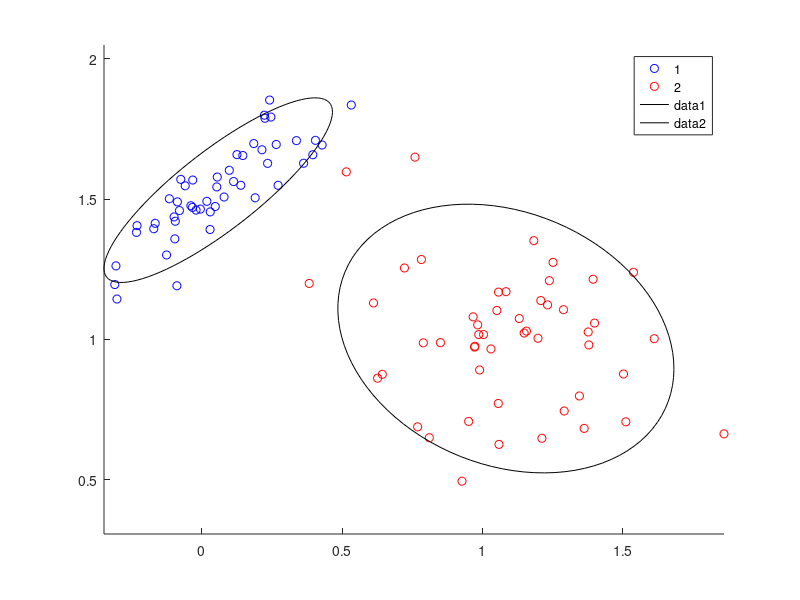

MATLAB code to generate this figure:
%# generate data
clear
close all
clc

num = 50;
X = [ mvnrnd([0 1.5], [0.05 0.03 ; 0.03 0.025], num) ; ...
      mvnrnd([1 1], [0.09 -0.01 ; -0.01 0.09], num)   ];
G = [1*ones(num,1) ; 2*ones(num,1)];
Gt = G + round(rand(100,1));
gscatter(X(:,1), X(:,2), G,'br','oo')
axis equal, hold on

for k=1:2
    %# indices of points in this group
    idx = ( G == k );

    %# substract mean
    Mu = mean( X(idx,:) );
    X0 = bsxfun(@minus, X(idx,:), Mu);

    %# eigen decomposition [sorted by eigen values]
    [V D] = eig( X0'*X0 ./ (sum(idx)-1) );     %#' cov(X0)
    [D order] = sort(diag(D), 'descend');
    D = diag(D);
    V = V(:, order);

    t = linspace(0,2*pi,100);
    e = [cos(t) ; sin(t)];        %# unit circle
    VV = 2*V*sqrt(D);               %# scale eigenvectors
    e = bsxfun(@plus, VV*e, Mu'); %#' project circle back to orig space

    %# plot cov and major/minor axes
    i = rand;
    plot(e(1,:), e(2,:), 'Color','k');
    %#quiver(Mu(1),Mu(2), VV(1,1),VV(2,1), 'Color','k')
    %#quiver(Mu(1),Mu(2), VV(1,2),VV(2,2), 'Color','k')
end

